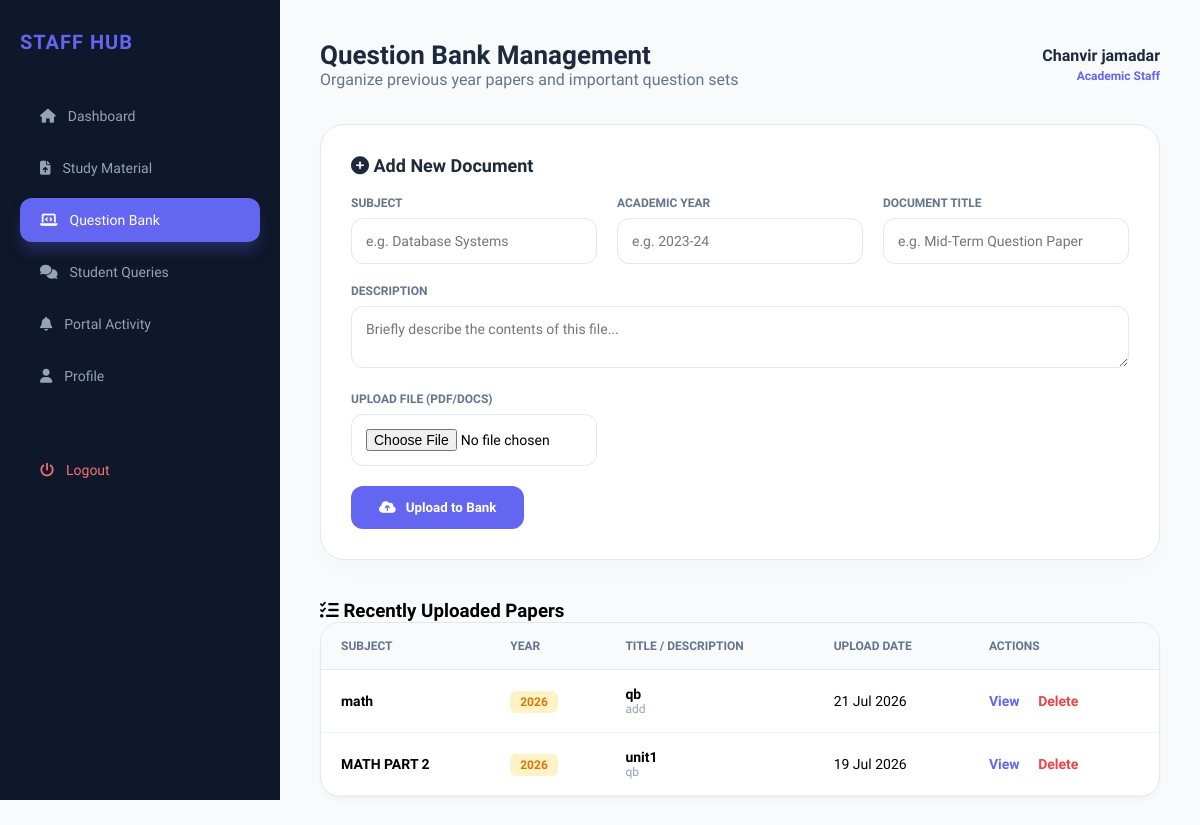
The page /staff_questionbank.php (signed in) on the database its author committed.
### tables this page shows
CREATE TABLE `question_bank` (
  `id` int(11) NOT NULL,
  `subject` varchar(100) DEFAULT NULL,
  `year` varchar(50) DEFAULT NULL,
  `title` varchar(255) DEFAULT NULL,
  `description` text DEFAULT NULL,
  `file_name` varchar(255) DEFAULT NULL,
  `upload_date` timestamp NOT NULL DEFAULT current_timestamp()
);

### staff_questionbank.php (the view, shortened to what this page needs)
<?php
include("db.php");
$staffName = $_SESSION['staff_name'];
?>
<!DOCTYPE html>
<html lang="en">
<head>
    <link rel="stylesheet" href="https://cdnjs.cloudflare.com/ajax/libs/font-awesome/6.5.2/css/all.min.css">
</head>
<body>
    <div class="sidebar">
        <h2>STAFF HUB</h2>
        <ul>
            <li><a href="staff_dashboard.php"><i class="fa-solid fa-house"></i> Dashboard</a></li>
            <li><a href="staff_studymaterial.php"><i class="fa-solid fa-file-arrow-up"></i> Study Material</a></li>
            <li><a href="staff_questionbank.php" class="active"><i class="fa-solid fa-laptop-code"></i> Question Bank</a></li>
            <li><a href="student_queries.php"><i class="fa-solid fa-comments"></i> Student Queries</a></li>
            <li><a href="Staff_alert.php"><i class="fa-solid fa-bell"></i> Portal Activity</a></li>
            <li><a href="staff_profile.php"><i class="fa-solid fa-user"></i> Profile</a></li>
            <li><a href="staff_logout.php" style="margin-top: 50px; color: #f87171;"><i class="fa-solid fa-power-off"></i> Logout</a></li>
        </ul>
    </div>
    <div class="main-content">
        <div class="header-top">
            <div>
                <h1>Question Bank Management</h1>
                <p style="color: var(--text-muted);">Organize previous year papers and important question sets</p>
            </div>
            <div style="text-align: right;">
                <p style="font-weight: 700; color: var(--text-dark);"><?php echo $staffName; ?></p>
                <span style="font-size: 12px; color: var(--primary); font-weight: 600;">Academic Staff</span>
            </div>
        </div>
        <div class="card">
            <h3><i class="fa-solid fa-plus-circle"></i> Add New Document</h3>
            <form method="POST" enctype="multipart/form-data">
                <div class="grid-form">
                    <div class="form-group">
                        <label>Subject</label>
                        <input type="text" name="subject" placeholder="e.g. Database Systems" required>
                    </div>
                    <div class="form-group">
                        <label>Academic Year</label>
                        <input type="text" name="year" placeholder="e.g. 2023-24" required>
                    </div>
                    <div class="form-group">
                        <label>Document Title</label>
                        <input type="text" name="title" placeholder="e.g. Mid-Term Question Paper" required>
                    </div>
                    <div class="full-width">
                        <label>Description</label>
                        <textarea name="description" rows="2" placeholder="Briefly describe the contents of this file..."></textarea>
                    </div>
                    <div class="form-group">
                        <label>Upload File (PDF/Docs)</label>
                        <input type="file" name="file" required>
                    </div>
                    <div class="full-width">
                        <button name="upload" class="btn-submit">
                            <i class="fa-solid fa-cloud-arrow-up"></i> Upload to Bank
                        </button>
                    </div>
                </div>
            </form>
        </div>
        <h3><i class="fa-solid fa-list-check"></i> Recently Uploaded Papers</h3>
        <div class="table-container">
            <table>
                <thead>
                    <tr>
                        <th>Subject</th>
                        <th>Year</th>
                        <th>Title / Description</th>
                        <th>Upload Date</th>
                        <th>Actions</th>
                    </tr>
                </thead>
                <tbody>
                    <?php
                    $res = $conn->query("SELECT * FROM question_bank ORDER BY id DESC");
                    if($res->num_rows > 0):
                        while($row = $res->fetch_assoc()):
                    ?>
                    <tr>
                        <td><strong><?php echo $row['subject']; ?></strong></td>
                        <td><span class="badge-year"><?php echo $row['year']; ?></span></td>
                        <td>
                            <div style="font-weight: 600;"><?php echo $row['title']; ?></div>
                            <div style="font-size: 12px; color: #94a3b8;"><?php echo $row['description']; ?></div>
                        </td>
                        <td><?php echo date('d M Y', strtotime($row['upload_date'])); ?></td>
                        <td>
                            <a href="uploads/<?php echo $row['file_name']; ?>" target="_blank" class="action-link link-view">View</a>
                            <a href="?delete=<?php echo $row['id']; ?>" class="action-link link-delete" onclick="return confirm('Delete this document forever?')">Delete</a>
                        </td>
                    </tr>
                    <?php endwhile; else: ?>
                    <tr>
                        <td colspan="5" style="text-align: center; padding: 40px; color: #94a3b8;">No records found in the bank.</td>
                    </tr>
                    <?php endif; ?>
                </tbody>
            </table>
        </div>
    </div>
</body>
</html>

### staff_questionbank.php (style rules this page uses)
:root { --primary: #6366f1; --sidebar-bg: #0f172a; --bg-main: #f8fafc; --white: #ffffff; --text-dark: #1e293b; --text-muted: #64748b; }
* { margin: 0; padding: 0; box-sizing: border-box; font-family: 'Plus Jakarta Sans', sans-serif; }
body { background: var(--bg-main); display: flex; min-height: 100vh; }
.sidebar { width: 280px; background: var(--sidebar-bg); padding: 30px 20px; position: fixed; height: 100vh; color: white; z-index: 100; }
.sidebar h2 { font-size: 20px; margin-bottom: 40px; color: var(--primary); font-weight: 800; letter-spacing: 1px; }
.sidebar ul { list-style: none; }
.sidebar a { display: flex; align-items: center; gap: 12px; text-decoration: none; color: #94a3b8; padding: 14px 20px; border-radius: 12px; transition: 0.3s; margin-bottom: 8px; font-size: 14px; }
.sidebar a:hover, .sidebar a.active { background: rgba(255,255,255,0.1); color: #fff; }
.sidebar a.active { background: var(--primary); box-shadow: 0 10px 15px -3px rgba(99, 102, 241, 0.3); }
.main-content { margin-left: 280px; flex: 1; padding: 40px; }
.header-top { display: flex; justify-content: space-between; align-items: center; margin-bottom: 35px; }
.header-top h1 { font-size: 26px; color: var(--text-dark); font-weight: 800; }
.card { background: var(--white); border-radius: 24px; padding: 30px; box-shadow: 0 10px 25px rgba(0,0,0,0.02); border: 1px solid #e2e8f0; margin-bottom: 40px; }
.card h3 { margin-bottom: 20px; font-size: 18px; color: var(--text-dark); }
.grid-form { display: grid; grid-template-columns: repeat(3, 1fr); gap: 20px; }
.full-width { grid-column: span 3; }
label { font-size: 12px; font-weight: 700; color: var(--text-muted); text-transform: uppercase; margin-bottom: 8px; display: block; }
input, textarea { width: 100%; padding: 14px; border-radius: 12px; border: 1px solid #e2e8f0; font-size: 14px; outline: none; transition: 0.3s; }
.btn-submit { background: var(--primary); color: white; border: none; padding: 14px 28px; border-radius: 12px; font-weight: 700; cursor: pointer; transition: 0.3s; display: inline-flex; align-items: center; gap: 10px; }
.table-container { background: var(--white); border-radius: 20px; overflow: hidden; border: 1px solid #e2e8f0; box-shadow: 0 4px 6px -1px rgba(0,0,0,0.03); }
table { width: 100%; border-collapse: collapse; }
th { background: #f8fafc; color: var(--text-muted); padding: 16px 20px; text-align: left; font-size: 12px; text-transform: uppercase; border-bottom: 1px solid #e2e8f0; }
td { padding: 16px 20px; border-bottom: 1px solid #f1f5f9; font-size: 14px; }
.badge-year { background: #fef3c7; color: #d97706; padding: 4px 10px; border-radius: 6px; font-size: 12px; font-weight: 600; }
.action-link { text-decoration: none; font-weight: 600; margin-right: 15px; }
.link-view { color: var(--primary); }
.link-delete { color: #ef4444; }

### rows shown on the page
question_bank: subject "math", year "2026", title "qb", description "add", upload_date "21 Jul 2026"
question_bank: subject "MATH PART 2", year "2026", title "unit1", description "qb", upload_date "19 Jul 2026"

### other values the page prints
$staffName "Chanvir jamadar"
